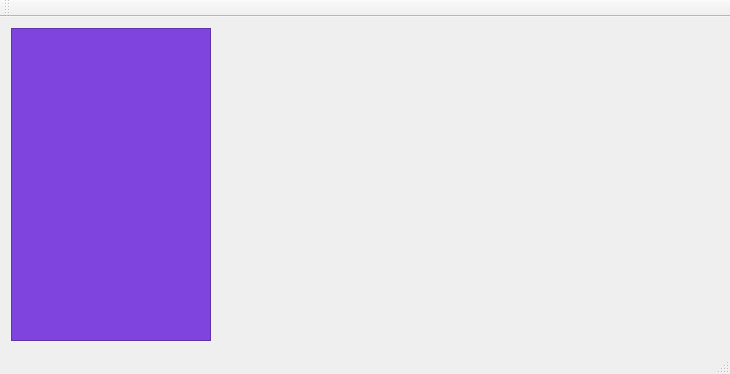
<?xml version="1.0" encoding="UTF-8"?>
<ui version="4.0">
 <class>UIGC2</class>
 <widget class="QMainWindow" name="UIGC2">
  <property name="geometry">
   <rect>
    <x>0</x>
    <y>0</y>
    <width>730</width>
    <height>374</height>
   </rect>
  </property>
  <property name="minimumSize">
   <size>
    <width>0</width>
    <height>200</height>
   </size>
  </property>
  <property name="windowTitle">
   <string>UIGC2</string>
  </property>
  <widget class="QWidget" name="centralWidget">
   <layout class="QHBoxLayout" name="horizontalLayout">
    <item>
     <widget class="QFrame" name="frame">
      <property name="minimumSize">
       <size>
        <width>200</width>
        <height>0</height>
       </size>
      </property>
      <property name="maximumSize">
       <size>
        <width>200</width>
        <height>16777215</height>
       </size>
      </property>
      <property name="styleSheet">
       <string notr="true">background-color:#7F43DE;</string>
      </property>
      <property name="frameShape">
       <enum>QFrame::StyledPanel</enum>
      </property>
      <property name="frameShadow">
       <enum>QFrame::Raised</enum>
      </property>
     </widget>
    </item>
    <item>
     <widget class="GLWidget" name="widget" native="true">
      <property name="minimumSize">
       <size>
        <width>200</width>
        <height>0</height>
       </size>
      </property>
     </widget>
    </item>
   </layout>
  </widget>
  <widget class="QToolBar" name="mainToolBar">
   <attribute name="toolBarArea">
    <enum>TopToolBarArea</enum>
   </attribute>
   <attribute name="toolBarBreak">
    <bool>false</bool>
   </attribute>
  </widget>
  <widget class="QStatusBar" name="statusBar"/>
  <widget class="QMenuBar" name="menuBar">
   <property name="geometry">
    <rect>
     <x>0</x>
     <y>0</y>
     <width>730</width>
     <height>21</height>
    </rect>
   </property>
  </widget>
  <action name="actionBlau">
   <property name="text">
    <string>Blau</string>
   </property>
  </action>
  <action name="actionNegre">
   <property name="text">
    <string>Negre</string>
   </property>
  </action>
  <action name="actionBlanc">
   <property name="text">
    <string>Blanc</string>
   </property>
  </action>
  <action name="actionVermell">
   <property name="text">
    <string>Vermell</string>
   </property>
  </action>
  <action name="actionOrtogonal">
   <property name="text">
    <string>Ortogonal</string>
   </property>
  </action>
  <action name="actionPerspectiva">
   <property name="text">
    <string>Perspectiva</string>
   </property>
  </action>
  <action name="actionVista_Cl_ssica">
   <property name="text">
    <string>Vista Clàssica</string>
   </property>
  </action>
 </widget>
 <layoutdefault spacing="6" margin="11"/>
 <customwidgets>
  <customwidget>
   <class>GLWidget</class>
   <extends>QWidget</extends>
   <header>glwidget.h</header>
   <container>1</container>
  </customwidget>
 </customwidgets>
 <resources/>
 <connections/>
</ui>
